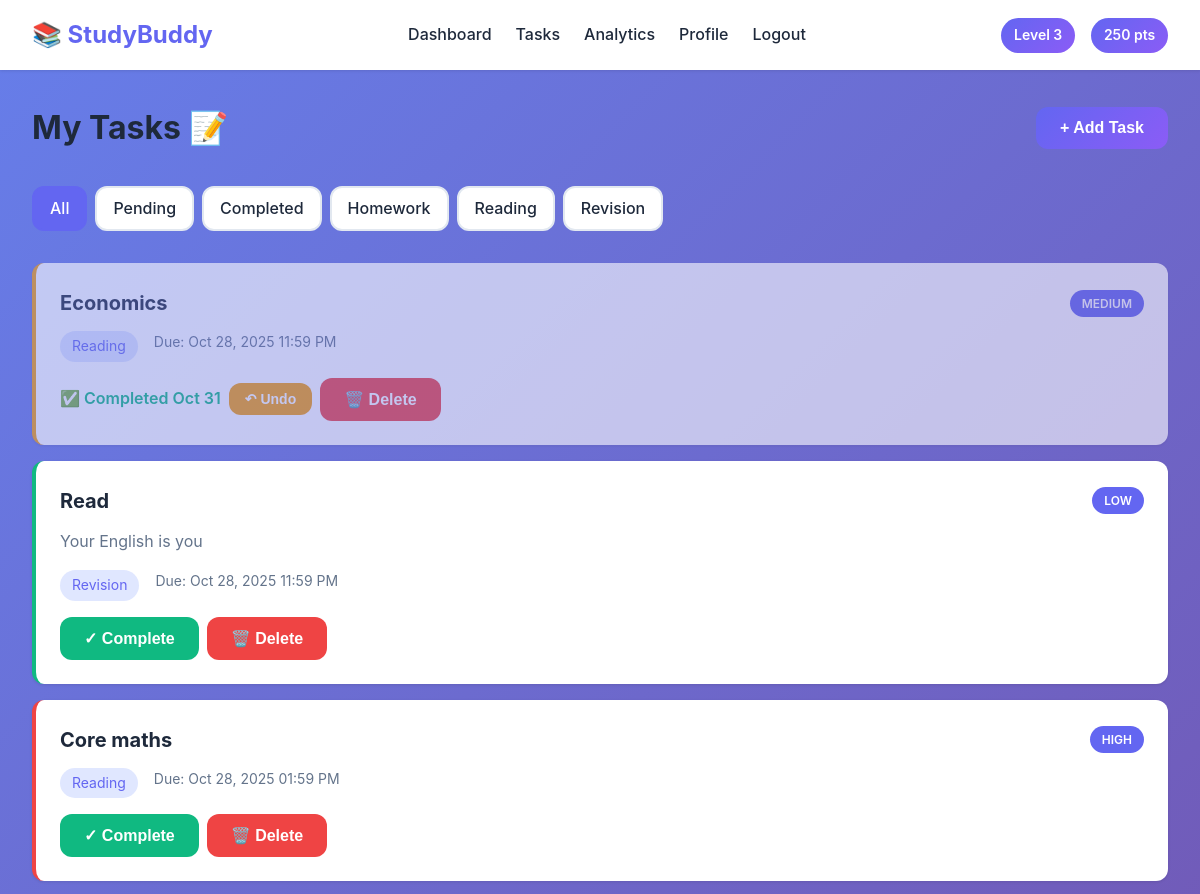
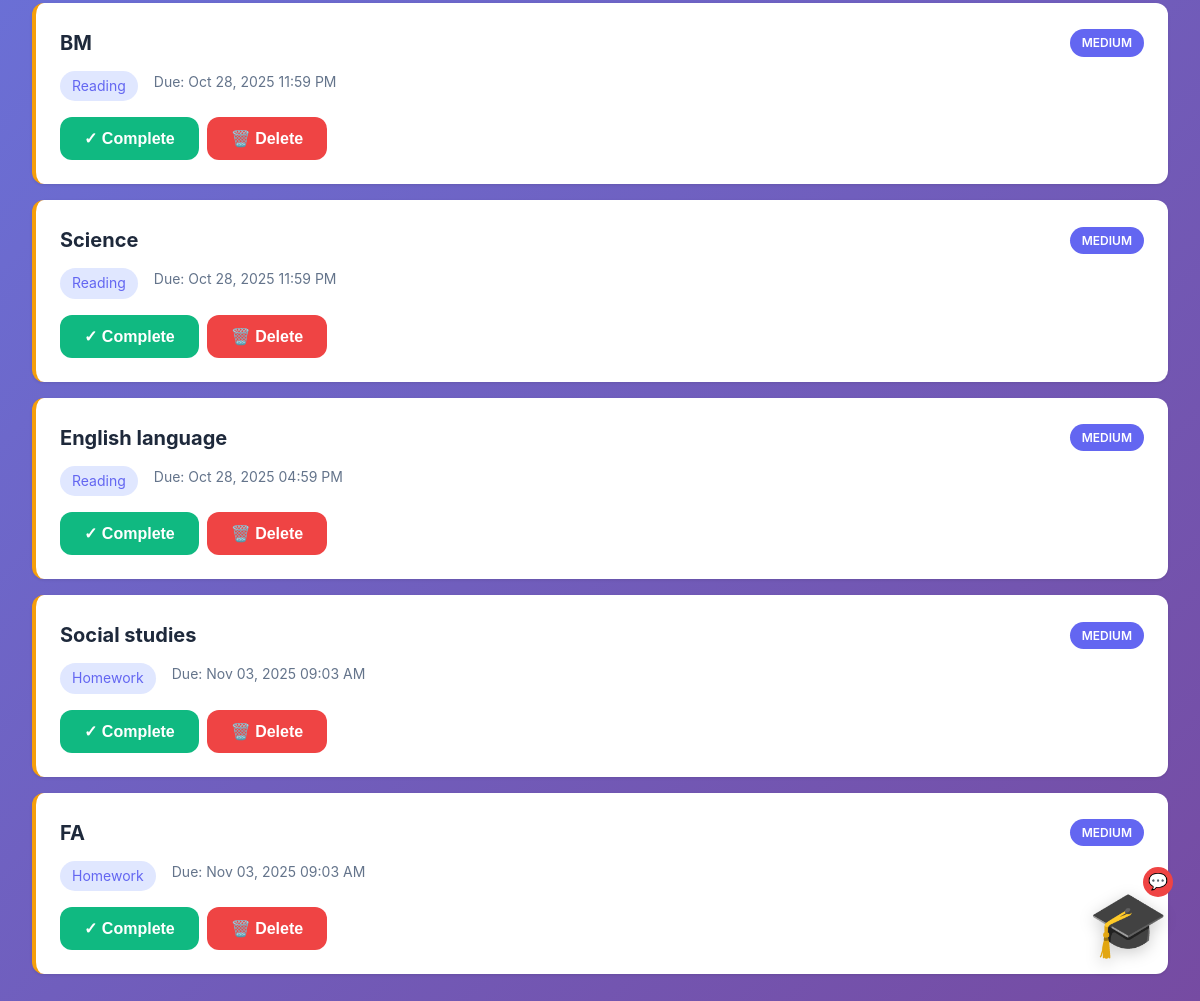
The page /tasks/ (signed in) on the database its author committed (2 pictures, top to bottom).
### core/models.py (models this page shows, shortened)
class UserProfile(models.Model):
    user = models.OneToOneField(User, on_delete=models.CASCADE, related_name='profile')
    profile_image = models.ImageField(upload_to='profiles/', null=True, blank=True)
    level = models.IntegerField(default=1)
    total_points = models.IntegerField(default=0)
    streak_count = models.IntegerField(default=0)
    last_activity_date = models.DateField(null=True, blank=True)

class Task(models.Model):
    CATEGORY_CHOICES = [
        ('homework', 'Homework'),
        ('reading', 'Reading'),
        ('revision', 'Revision'),
        ('other', 'Other'),
    ]
    PRIORITY_CHOICES = [
        ('low', 'Low'),
        ('medium', 'Medium'),
        ('high', 'High'),
    ]
    user = models.ForeignKey(User, on_delete=models.CASCADE, related_name='tasks')
    title = models.CharField(max_length=200)
    description = models.TextField(blank=True)
    category = models.CharField(max_length=20, choices=CATEGORY_CHOICES, default='other')
    priority = models.CharField(max_length=20, choices=PRIORITY_CHOICES, default='medium')
    due_date = models.DateTimeField()
    is_completed = models.BooleanField(default=False)
    created_at = models.DateTimeField(auto_now_add=True)
    completed_at = models.DateTimeField(null=True, blank=True)
    class Meta:
        ordering = ['-created_at']

### core/views.py (the view)
# urls.py: path('tasks/', views.tasks_view, name='tasks'),
@login_required
def tasks_view(request):
    filter_type = request.GET.get('filter', 'all')
    tasks = Task.objects.filter(user=request.user)
    if filter_type == 'pending':
        tasks = tasks.filter(is_completed=False)
    elif filter_type == 'completed':
        tasks = tasks.filter(is_completed=True)
    elif filter_type != 'all':
        tasks = tasks.filter(category=filter_type)
    context = {'tasks': tasks, 'filter': filter_type}
    return render(request, 'tasks.html', context)

### templates/tasks.html (shortened to what this page needs)
{% extends 'base.html' %}
{% block content %}
<div class="tasks-page">
    <div class="page-header">
        <h1>My Tasks 📝</h1>
        <button onclick="showTaskModal()" class="btn btn-primary">+ Add Task</button>
    </div>
    <div class="filters">
        <a href="?filter=all" class="filter-btn {% if filter == 'all' %}active{% endif %}">All</a>
        <a href="?filter=pending" class="filter-btn {% if filter == 'pending' %}active{% endif %}">Pending</a>
        <a href="?filter=completed" class="filter-btn {% if filter == 'completed' %}active{% endif %}">Completed</a>
        <a href="?filter=homework" class="filter-btn {% if filter == 'homework' %}active{% endif %}">Homework</a>
        <a href="?filter=reading" class="filter-btn {% if filter == 'reading' %}active{% endif %}">Reading</a>
        <a href="?filter=revision" class="filter-btn {% if filter == 'revision' %}active{% endif %}">Revision</a>
    </div>
    <div class="tasks-container">
        {% if tasks %}
        {% for task in tasks %}
        <div class="task-card priority-{{ task.priority }} {% if task.is_completed %}completed{% endif %}">
            <div class="task-header">
                <h3>{{ task.title }}</h3>
                <span class="priority-badge">{{ task.priority|upper }}</span>
            </div>
            {% if task.description %}
            <p class="task-description">{{ task.description }}</p>
            {% endif %}
            <div class="task-meta-info">
                <span class="category-tag">{{ task.category|title }}</span>
                <span class="due-date">Due: {{ task.due_date|date:"M d, Y h:i A" }}</span>
            </div>
            <div class="task-actions">
                {% if not task.is_completed %}
                <button onclick="completeTask({{ task.id }})" class="btn btn-success">✓ Complete</button>
                {% else %}
                <div class="completed-actions">
                <span class="completed-badge">✅ Completed {{ task.completed_at|date:"M d" }}</span>
                <button onclick="uncompleteTask({{ task.id }})" class="btn btn-undo" title="Undo completion">↶ Undo</button>
                </div>
                {% endif %}
                <button onclick="deleteTask({{ task.id }})" class="btn btn-danger">🗑️ Delete</button>
            </div>
        </div>
        {% endfor %}
        {% endif %}
    </div>
</div>
{% endblock %}

### templates/base.html (shortened to what this page needs)
{% load static %}
<!DOCTYPE html>
<html lang="en">
<head>
    <link rel="stylesheet" href="/static/css/style.css">
</head>
<body>
    {% if user.is_authenticated %}
    <nav class="navbar">
        <div class="nav-container">
            <div class="nav-brand">
                <span class="logo">📚 StudyBuddy</span>
            </div>
            <div class="nav-links">
                <a href="{% url 'dashboard' %}" class="nav-link">Dashboard</a>
                <a href="{% url 'tasks' %}" class="nav-link">Tasks</a>
                <a href="{% url 'analytics' %}" class="nav-link">Analytics</a>
                <a href="{% url 'profile' %}" class="nav-link">Profile</a>
                <a href="{% url 'logout' %}" onclick="return confirm('Are you sure you want to log out?');" class="nav-link">Logout</a>
            </div>
            <div class="nav-user">
                <span class="level-badge">Level {{ user.profile.level }}</span>
                <span class="points-badge">{{ user.profile.total_points }} pts</span>
            </div>
        </div>
    </nav>
    {% endif %}
<div id="mascot" class="mascot">
    <div class="chat-badge" id="chatBadge">💬</div>
    <div class="mascot-face" onclick="toggleChat()">🎓</div>
</div>
    <main class="container">
        {% block content %}{% endblock %}
    </main>
</body>
</html>

### rows shown on the page
Task: title "Economics", priority "MEDIUM", category "Reading", due_date "Oct 28, 2025 11:59 PM", completed_at "Oct 31"
Task: title "Read", priority "LOW", description "Your English is you", category "Revision", due_date "Oct 28, 2025 11:59 PM"
Task: title "Core maths", priority "HIGH", category "Reading", due_date "Oct 28, 2025 01:59 PM"
Task: title "BM", priority "MEDIUM", category "Reading", due_date "Oct 28, 2025 11:59 PM"
Task: title "Science", priority "MEDIUM", category "Reading", due_date "Oct 28, 2025 11:59 PM"
Task: title "English language", priority "MEDIUM", category "Reading", due_date "Oct 28, 2025 04:59 PM"
Task: title "Social studies", priority "MEDIUM", category "Homework", due_date "Nov 03, 2025 09:03 AM"
Task: title "FA", priority "MEDIUM", category "Homework", due_date "Nov 03, 2025 09:03 AM"

### other values the page prints
{{ user.profile.level }} "3"
{{ user.profile.total_points }} "250"
